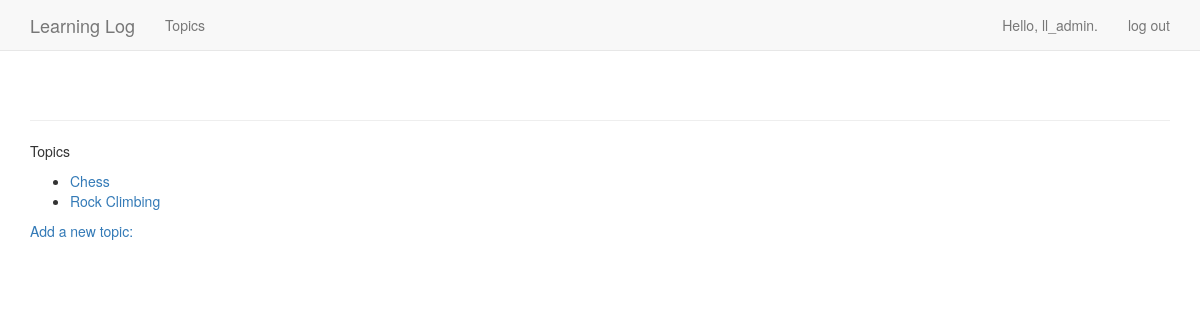
The app's page /topics/ (signed in), older data.
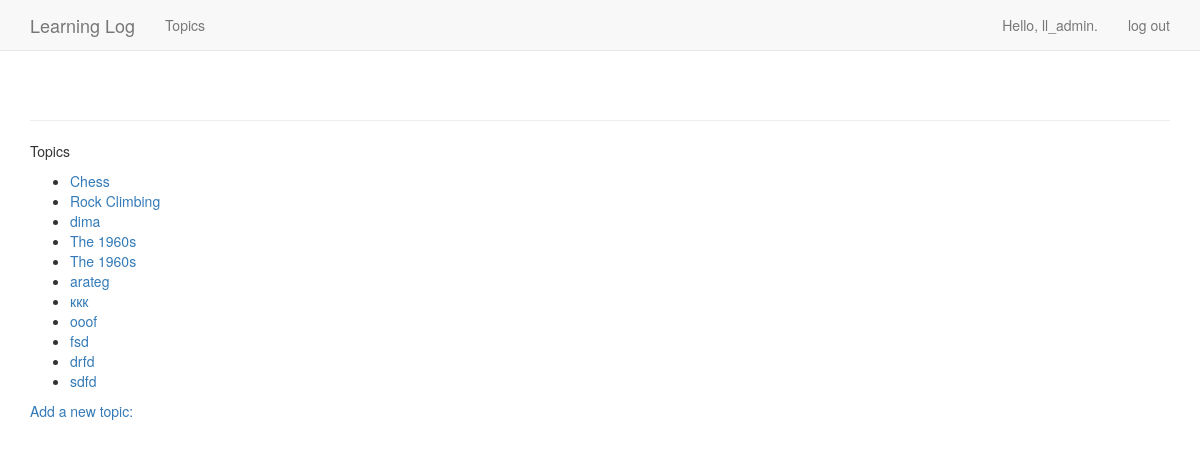
The same page, newer data.
### learning_logs/models.py (models this page shows)
class Topic(models.Model):
    text = models.CharField(max_length=200)
    date_added = models.DateTimeField(auto_now_add=True)
    owner = models.ForeignKey(User)
    def __unicode__(self):
        return self.text

### learning_logs/views.py (the view)
# urls.py: url(r'^topics/$', views.topics, name='topics'),
@login_required
def topics(request):
    topics = Topic.objects.filter(owner=request.user).order_by('date_added')
    context = {'topics': topics}
    return render(request, 'learning_logs/topics.html', context)

### learning_logs/templates/learning_logs/topics.html (shortened to what this page needs)
<!DOCTYPE html>
<html lang="en">
<head>
</head>
<body>
    {% extends "learning_logs/base.html" %}
    {% block content %}
        <p>Topics</p>
        <ul>
            {% for topic in topics %}
                <li>
                    <a href="{% url 'learning_logs:topic' topic.id %}">{{ topic }}</a>
                </li>
            {% empty %}
                <li>No topics have been added yet.</li>
            {% endfor %}
        </ul>
    <a href="{% url 'learning_logs:new_topic' %}">Add a new topic:</a>
    {% endblock content %}

### learning_logs/templates/learning_logs/base.html (shortened to what this page needs)
<!DOCTYPE html>
<html lang="en">
<head>
    {% load bootstrap3 %}
    {% bootstrap_css %}
</head>
<body>
    <nav class="navbar navbar-default navbar-static-top">
      <div class="container">
        <div class="navbar-header">
          <a class="navbar-brand" href="{% url 'learning_logs:index' %}">
              Learning Log</a>
        </div>
        <div id="navbar" class="navbar-collapse collapse">
          <ul class="nav navbar-nav">
            <li><a href="{% url 'learning_logs:topics' %}">Topics</a></li>
          </ul>
          <ul class="nav navbar-nav navbar-right">
            {% if user.is_authenticated %}
              <li><a>Hello, {{ user.username }}.</a></li>
              <li><a href="{% url 'users:logout' %}">log out</a></li>
            {% else %}
              <li><a href="{% url 'users:register' %}">register</a></li>
              <li><a href="{% url 'users:login' %}">log in</a></li>
            {% endif %}
          </ul>
        </div>
      </div>
    </nav>
    <div class="container">
      <div class="page-header">
      </div>
      <div>
        {% block content %}{% endblock %}
      </div>
    </div>
</body>
</html>

Row changes from the older to the newer data that the page shows:
added Topic: text "dima"
added Topic: text "The 1960s"
added Topic: text "The 1960s"
added Topic: text "arateg"
added Topic: text "ккк"
added Topic: text "ooof"
added Topic: text "fsd"
added Topic: text "drfd"
added Topic: text "sdfd"
